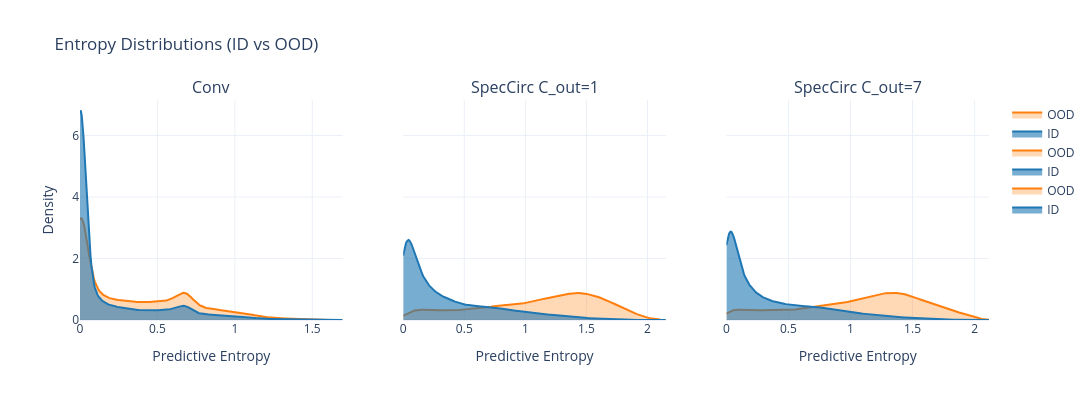

Here is the notebook cell this chart was saved with:
### Code cell
import os
import numpy as np
import plotly.graph_objects as go
from plotly.subplots import make_subplots
from scipy.stats import gaussian_kde

OOD_ROOT = "/Users/josephmargaryan/Desktop/results/OOD"
seeds    = ["seed_1", "seed_2", "seed_3"]

methods = {
    "Conv":               "conv_AN",
    "SpecCirc C_out=1":   "spectral2d_OOD_AN",
    "SpecCirc C_out=7":   "spectralcirc3d_OOD"
}

COLOR_ID  = "rgba(31,119,180,0.6)"
COLOR_OOD = "rgba(255,127,14,0.3)"

def gather_entropies(subfolder: str, domain: str) -> np.ndarray:
    fname = "H_id.npy" if domain=="id" else "H_ood.npy"
    outs = []
    for sd in seeds:
        path = os.path.join(OOD_ROOT, subfolder, sd, fname)
        outs.append(np.load(path))
    return np.concatenate(outs)

fig = make_subplots(rows=1, cols=3, subplot_titles=list(methods.keys()), shared_yaxes=True)

for i, (name, subfolder) in enumerate(methods.items(), start=1):
    H_id  = gather_entropies(subfolder, "id")
    H_ood = gather_entropies(subfolder, "ood")
    grid  = np.linspace(min(H_id.min(), H_ood.min()), max(H_id.max(), H_ood.max()), 300)
    kde_id  = gaussian_kde(H_id)(grid)
    kde_ood = gaussian_kde(H_ood)(grid)

    # OOD
    fig.add_trace(go.Scatter(
        x=grid, y=kde_ood,
        mode="lines", name="OOD",
        line_color=COLOR_OOD.replace("0.3","1.0"),
        fill="tozeroy", fillcolor=COLOR_OOD
    ), row=1, col=i)
    # ID
    fig.add_trace(go.Scatter(
        x=grid, y=kde_id,
        mode="lines", name="ID",
        line_color=COLOR_ID.replace("0.6","1.0"),
        fill="tozeroy", fillcolor=COLOR_ID
    ), row=1, col=i)

    fig.update_xaxes(title_text="Predictive Entropy", row=1, col=i)
    if i == 1:
        fig.update_yaxes(title_text="Density", row=1, col=i)

fig.update_layout(
    title="Entropy Distributions (ID vs OOD)",
    template="plotly_white",
    height=400, width=1200,
    legend=dict(x=1.02, y=1)
)
fig.show()

### Figure 1 — Plotly figure (JSON) as saved in the notebook; plotly's stock layout.template omitted (floating-point values rounded to 4 significant figures; data arrays with more than 128 entries replaced by an {"elided": "..."} marker saying what was removed)
{"data": [{"fill": "tozeroy", "fillcolor": "rgba(255,127,14,0.3)", "line": {"color": "rgba(255,127,14,1.0)"}, "mode": "lines", "name": "OOD", "type": "scatter", "x": {"elided": "300 float values"}, "xaxis": "x", "y": {"elided": "300 float values"}, "yaxis": "y"}, {"fill": "tozeroy", "fillcolor": "rgba(31,119,180,0.6)", "line": {"color": "rgba(31,119,180,1.0)"}, "mode": "lines", "name": "ID", "type": "scatter", "x": {"elided": "300 float values"}, "xaxis": "x", "y": {"elided": "300 float values"}, "yaxis": "y"}, {"fill": "tozeroy", "fillcolor": "rgba(255,127,14,0.3)", "line": {"color": "rgba(255,127,14,1.0)"}, "mode": "lines", "name": "OOD", "type": "scatter", "x": {"elided": "300 float values"}, "xaxis": "x2", "y": {"elided": "300 float values"}, "yaxis": "y2"}, {"fill": "tozeroy", "fillcolor": "rgba(31,119,180,0.6)", "line": {"color": "rgba(31,119,180,1.0)"}, "mode": "lines", "name": "ID", "type": "scatter", "x": {"elided": "300 float values"}, "xaxis": "x2", "y": {"elided": "300 float values"}, "yaxis": "y2"}, {"fill": "tozeroy", "fillcolor": "rgba(255,127,14,0.3)", "line": {"color": "rgba(255,127,14,1.0)"}, "mode": "lines", "name": "OOD", "type": "scatter", "x": {"elided": "300 float values"}, "xaxis": "x3", "y": {"elided": "300 float values"}, "yaxis": "y3"}, {"fill": "tozeroy", "fillcolor": "rgba(31,119,180,0.6)", "line": {"color": "rgba(31,119,180,1.0)"}, "mode": "lines", "name": "ID", "type": "scatter", "x": {"elided": "300 float values"}, "xaxis": "x3", "y": {"elided": "300 float values"}, "yaxis": "y3"}], "layout": {"annotations": [{"font": {"size": 16}, "showarrow": false, "text": "Conv", "x": 0.1444, "xanchor": "center", "xref": "paper", "y": 1, "yanchor": "bottom", "yref": "paper"}, {"font": {"size": 16}, "showarrow": false, "text": "SpecCirc C_out=1", "x": 0.5, "xanchor": "center", "xref": "paper", "y": 1, "yanchor": "bottom", "yref": "paper"}, {"font": {"size": 16}, "showarrow": false, "text": "SpecCirc C_out=7", "x": 0.8556, "xanchor": "center", "xref": "paper", "y": 1, "yanchor": "bottom", "yref": "paper"}], "height": 400, "legend": {"x": 1.02, "y": 1}, "title": {"text": "Entropy Distributions (ID vs OOD)"}, "width": 1200, "xaxis": {"anchor": "y", "domain": [0, 0.2889], "title": {"text": "Predictive Entropy"}}, "xaxis2": {"anchor": "y2", "domain": [0.3556, 0.6444], "title": {"text": "Predictive Entropy"}}, "xaxis3": {"anchor": "y3", "domain": [0.7111, 1], "title": {"text": "Predictive Entropy"}}, "yaxis": {"anchor": "x", "domain": [0, 1], "title": {"text": "Density"}}, "yaxis2": {"anchor": "x2", "domain": [0, 1], "matches": "y", "showticklabels": false}, "yaxis3": {"anchor": "x3", "domain": [0, 1], "matches": "y", "showticklabels": false}}}
